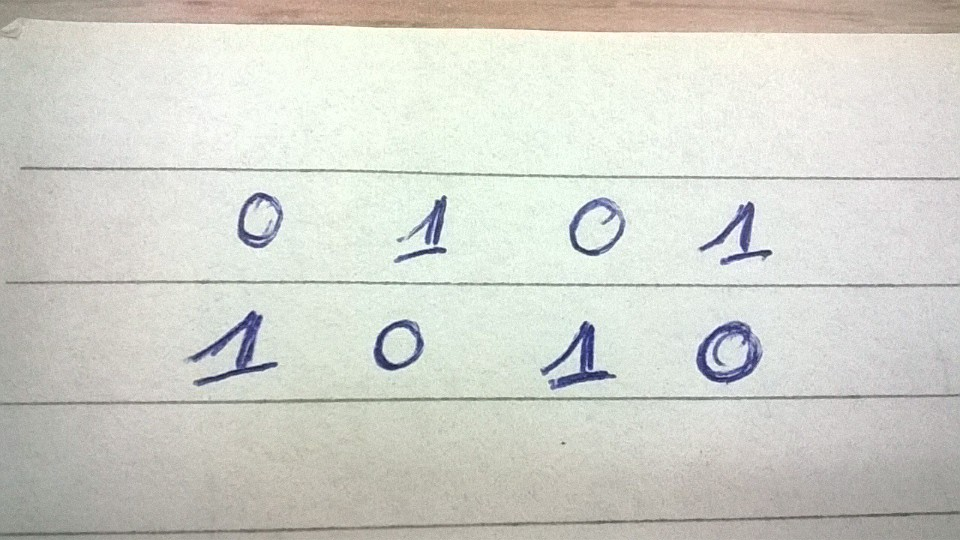
#> input picture hand_digits/hd3.jpg, 960 x 540 px
$ jupyter execute --allow-errors NumberDetect.ipynb   (shell and % lines are left out)   (older library calls are emulated)
#> lines starting #> are read from the running program, lines starting #| are printed output that depends on the picture; after the words box and inside, x2 and y2 are one past the last pixel; in counts of white or black regions, pixels touching at a corner belong together
[cell 1]
import matplotlib
import matplotlib.pyplot as plt
import numpy as np
from sklearn.externals import joblib
#> (the rest of this cell did not finish here and is left out)

### normalize data

#> (a cell that did not finish here is left out)

### train/test split

#> (a cell that did not finish here is left out)

[cell 4]
m = 12000
#> (the rest of this cell did not finish here and is left out)

[cell 5]
i = 5
#> (the rest of this cell did not finish here and is left out)

### Define function to calculate Sigmoid

[cell 6]
def sigmoid(z):
    s = 1 / (1 + np.exp(-z))
    return s

### Define function to calculate cost Function

[cell 7]
def compute_loss(Y, Y_hat):

    m = Y.shape[0]
    L = -(1./m) * ( np.sum( np.multiply(np.log(Y_hat),Y) ) + np.sum( np.multiply(np.log(1-Y_hat),(1-Y)) ) )

    return L

### Train

[cell 8]
learning_rate = 0.01

#> (the rest of this cell did not finish here and is left out)

#> (a cell that did not finish here is left out)

#> (a cell that did not finish here is left out)

[cell 11]
i = 4
#> (the rest of this cell did not finish here and is left out)

[cell 12]
import cv2
im = cv2.imread('hd3.jpg')
#> im is the input picture: shape (540, 960, 3); mean B, G, R 203.9, 211.1, 210
imgray = cv2.cvtColor(im, cv2.COLOR_BGR2GRAY)
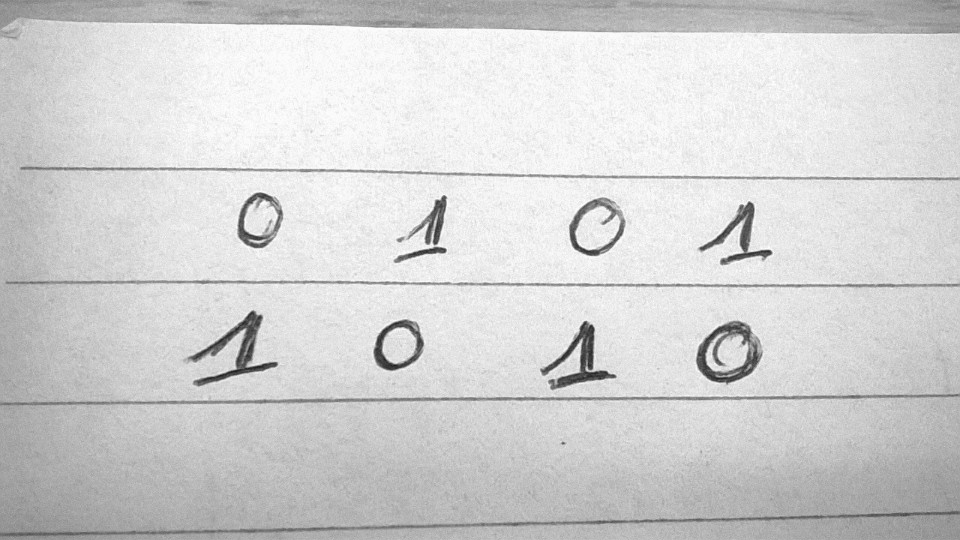
#> imgray: shape (540, 960); min 26, max 255, mean 209.9
imgray = cv2.GaussianBlur(imgray, (5,5), 0)
plt.imshow(im)
plt.axis('off')
plt.show()

[cell 13]
ret, im_th = cv2.threshold(imgray, 130, 255, cv2.THRESH_BINARY_INV)
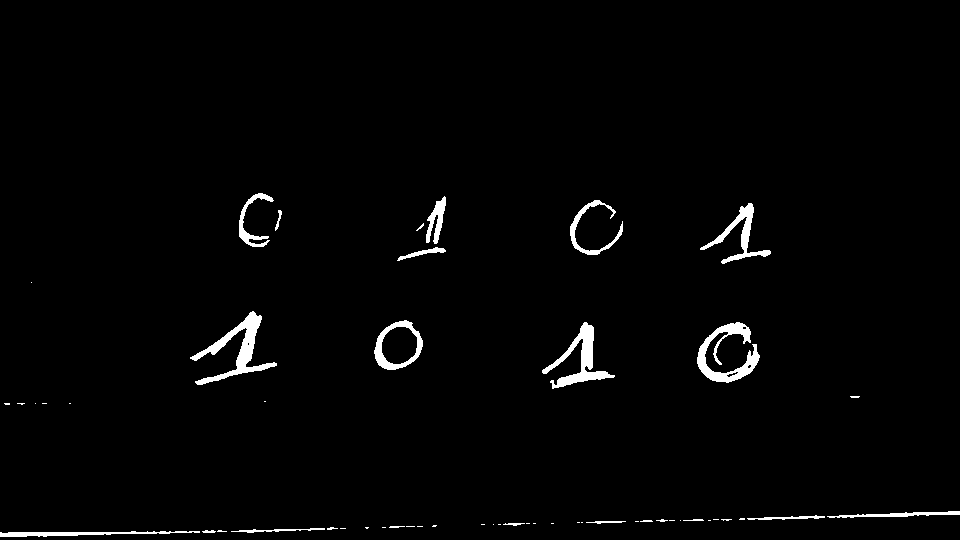
#> im_th: shape (540, 960); 1.8% white; 53 white regions (31 under 20 px), largest, box (x1, y1, x2, y2) and area: (190, 311, 277, 385) 1548, (697, 322, 760, 383) 1407, (542, 322, 615, 389) 1318

kernel = np.ones((3,3),np.uint8)
im_th = cv2.erode(im_th,kernel,iterations = 1)
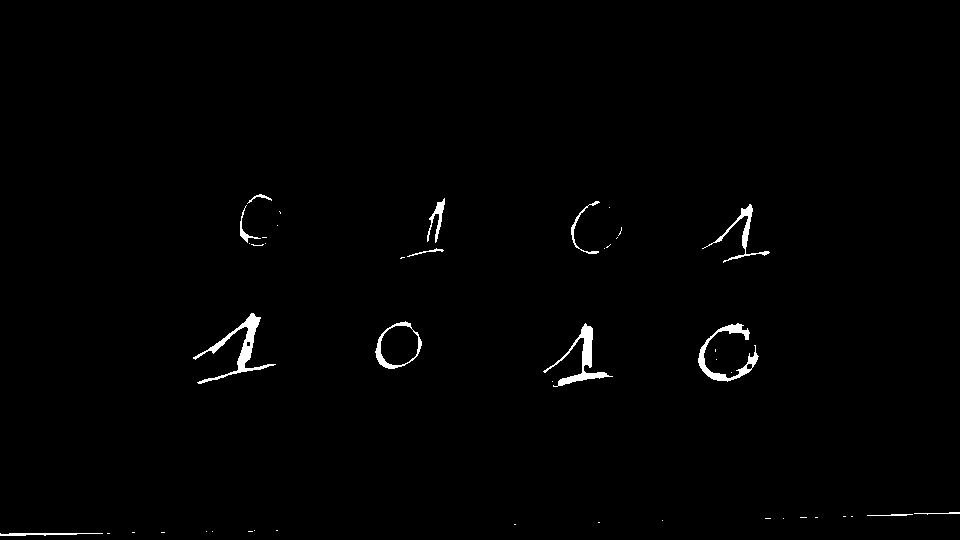
#> im_th: shape (540, 960); 0.9% white; 46 white regions (33 under 20 px), largest, box (x1, y1, x2, y2) and area: (193, 313, 276, 384) 998, (543, 323, 613, 387) 865, (698, 323, 759, 382) 805

kernel = np.ones((3,3),np.uint8)
im_th = cv2.dilate(im_th, kernel,iterations = 3)
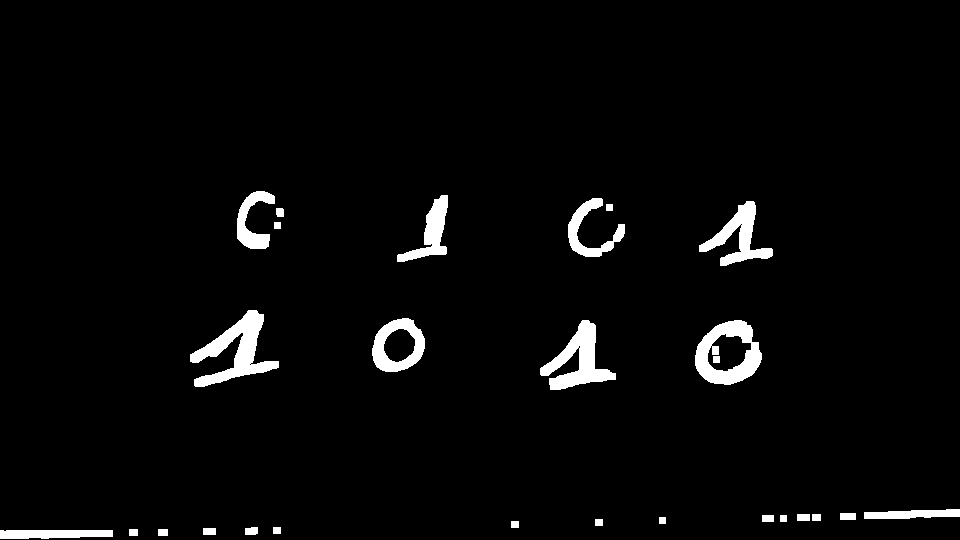
#> im_th: shape (540, 960); 3.2% white; 27 white regions
_,ctrs,_ = cv2.findContours(im_th.copy(), cv2.RETR_EXTERNAL, cv2.CHAIN_APPROX_SIMPLE)
#> ctrs = 26 contours; largest, box (x1, y1, x2, y2) and area: (695, 320, 762, 385) 3171, (190, 310, 279, 387) 2413, (372, 318, 425, 372) 2129, (540, 320, 616, 390) 2036, (699, 201, 773, 266) 1560
rects = [cv2.boundingRect(ctr) for ctr in ctrs]
#> rects = 26 items, first 6: (0, 530, 113, 9), (158, 529, 10, 7), (129, 529, 9, 7), (203, 528, 13, 7), (273, 527, 8, 7), (245, 527, 13, 8)

[cell 14]
for rect in rects:
    cv2.rectangle(im, (rect[0], rect[1]), (rect[0]+rect[2], rect[1] + rect[3]), (0,255,0),3)
#> this loop made 26 passes
#> rect on passes 1 to 12: (0, 530, 113, 9), (158, 529, 10, 7), (129, 529, 9, 7), (203, 528, 13, 7), (273, 527, 8, 7), (245, 527, 13, 8), (511, 521, 8, 7), (595, 519, 8, 7), (659, 517, 7, 7), (780, 515, 7, 7), (762, 515, 12, 7), (812, 514, 9, 7)
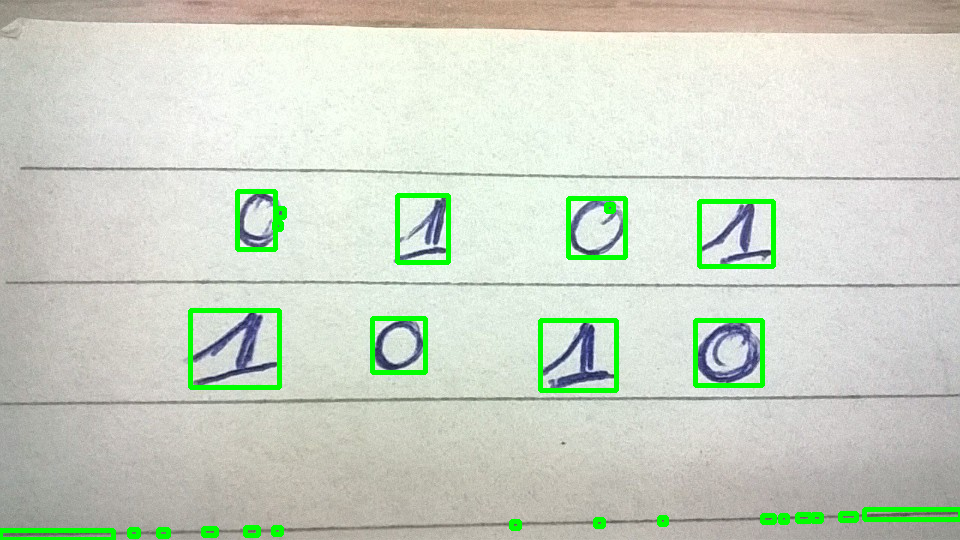
#> im: shape (540, 960, 3); 2.79% of pixels changed, all inside (x1, y1, x2, y2) = (0, 189, 960, 540)

[cell 15]
# im_th = cv2.dilate(im_th, (3,3))
plt.imshow(im)
plt.axis('off')
plt.show()

[cell 16]
# im = im/255

### tim vung bao quanh con so

[cell 17]
imtest = np.array([[]])
imtest2 = np.ones((28*28, 0))
for rect in rects:
    if rect[3] > 20 and rect[2] >20:
        length = int (rect[3]*1.6)
        pt1 = int(rect[1]+rect[3]//2 - length //2)
        pt2 = int(rect[0]+rect[2]//2 - length //2)
        roi = im_th[pt1:pt1+length, pt2:pt2+length]
        roi = cv2.resize(roi, (28,28), interpolation = cv2.INTER_AREA)
        roi = cv2.dilate(roi, (3,3))

        plt.imshow(roi)
        plt.axis('off')
        plt.show()
        imtest = np.array([roi]).reshape(28*28, 1)
        imtest2= np.append(imtest2, imtest, axis = 1)

#> (a cell that did not finish here is left out)

[cell 19]
font = cv2.FONT_HERSHEY_SIMPLEX
#> font = 0

i = 0
#> (the rest of this cell did not finish here and is left out)

$ run again, with hand_digits/hd2.jpg copied over hand_digits/hd3.jpg
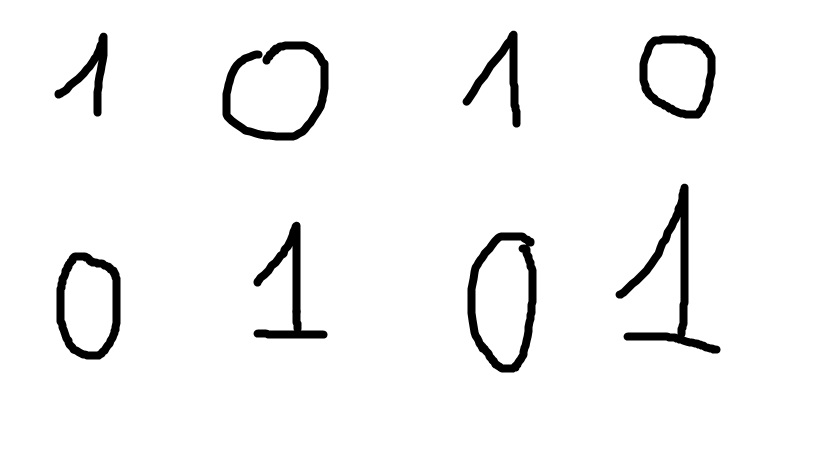
#> input picture hand_digits/hd2.jpg, 819 x 460 px
#> im is the input picture: shape (460, 819, 3); min 0, max 255, mean 243.7
#> `im_th = cv2.dilate(im_th, kernel,iterations = 3)`:
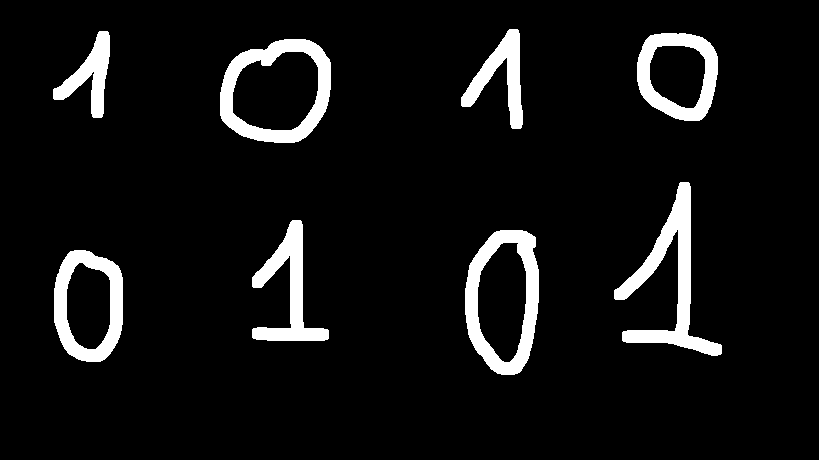
#> im_th: shape (460, 819); 7.2% white; 8 white regions
#> ctrs = 8 contours; box (x1, y1, x2, y2) and area: (220, 39, 331, 143) 9253, (465, 230, 539, 375) 8560, (54, 250, 123, 362) 6346, (637, 33, 718, 121) 5754, (614, 182, 722, 356) 4402, (252, 220, 329, 341) 2943, (461, 29, 523, 129) 2137, (53, 31, 110, 118) 1795
#> rects = [(54, 250, 69, 112), (465, 230, 74, 145), (252, 220, 77, 121), (614, 182, 108, 174), (220, 39, 111, 104), (637, 33, 81, 88), (53, 31, 57, 87), (461, 29, 62, 100)]
#> the loop `for rect in rects:` made 8 passes
#> after the loop `for rect in rects:`:
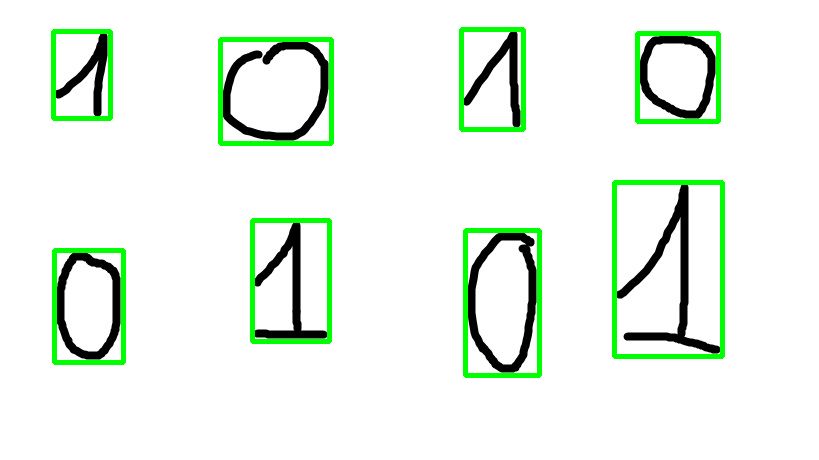
#> im: shape (460, 819, 3); 4.14% of pixels changed, all inside (x1, y1, x2, y2) = (51, 27, 725, 378)
#> font = 0
